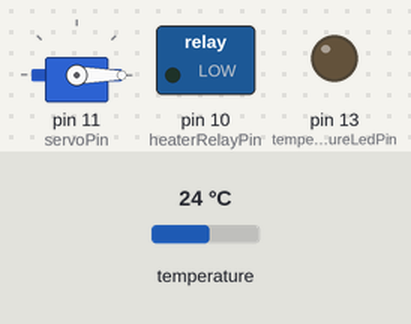
Bench run of a sketch on a simulated Arduino Uno, built with avr-gcc and run on an emulated ATmega328P. Parts: servo, switched loads named in the sketch (green lamp = pin HIGH), output pins drawn as LEDs (lit = HIGH). Inputs (shaded band) come from the test bench; at power-on: temperature 24 °C. The local clock reads 2024-03-15 10:24:30 at power-on unless the sketch sets it.

Above: at 1.3 s.
At 15.0 s:
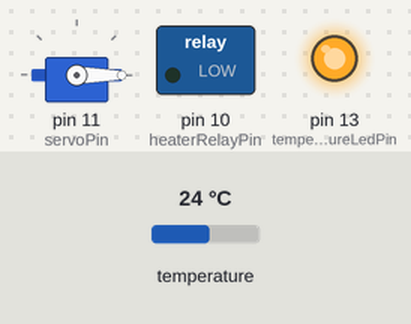
Timing chart, 0 to 16.4 s (numbered marks = the images above):
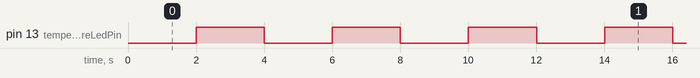

The sketch:

aquario1.ino
```cpp
// Bibliotecas
#include <Wire.h>
#include <OneWire.h>
#include <DallasTemperature.h>
#include "RTClib.h"
#include <Servo.h>

// Inicializações
RTC_DS1307 rtc;
Servo foodServo;

// Pin inititalization
int heaterRelayPin = 10;
int servoPin = 11;
int temperatureSensorPin = 12;
int temperatureLedPin = LED_BUILTIN;

// Temperature sensor
OneWire oneWire(temperatureSensorPin);
DallasTemperature tempSensor(&oneWire);
DeviceAddress temperatureSensorAddress;
int temperatureSensorErrors = 0;

// ** Variables **
bool bSerialAvailable = false; // Connected to a device

// Heater
int minTemperature = 20; // Min Temperature
int maxTemperature = 23; // Max Temperature
float temperature = 0;
bool bCheckTemperature = true;
bool bKeepHeaterOn = false;
int temperatureLedState = LOW;
int temperatureLedInterval = 1000;

// Time
unsigned long ulPreviousLedMillis = 0;
char timeBuffer[12];

// Feeder
int feedAngle = 180;
int feedInterval = 800;
int feedSchedule[] = {7, 13, 20}; // Feed Schedule
int feedTimes = 3;                // Feed Times
int feedMinute = 0;
bool bFishFed = false;
int fedBoolAdjustMinute = feedMinute + 1;

void setup()
{
  Serial.begin(9600);
  if (!rtc.begin())
  {
    Serial.println("Relógio não inicializado");
    hardwareError();
    while (1)
      ;
  }
  else
  {
    pinMode(heaterRelayPin, OUTPUT);
    pinMode(temperatureLedPin, OUTPUT);

    foodServo.attach(servoPin);
    foodServo.write(0);
    foodServo.detach();

    tempSensor.begin();

    // while(Serial.available() == 0 && millis() <= 8000);

    if (bSerialAvailable)
    {
      Serial.println("Ajustando relógio");
      rtc.adjust(DateTime(F(__DATE__), F(__TIME__)));
    }

    DateTime currentTime = rtc.now();
    if (bSerialAvailable)
      Serial.println("Relógio inicializado");

    readTemperature();
    printTimeAndTemperature(currentTime);
  }
}

void loop()
{
  printTemperature();

  DateTime currentTime = rtc.now();

  checkTemperature(currentTime);
  checkFeedSchedule(currentTime);
}

void blinkLed(int temperatureLedInterval)
{
  unsigned long currentMillis = millis();
  if (currentMillis - ulPreviousLedMillis >= temperatureLedInterval)
  {
    ulPreviousLedMillis = currentMillis;
    if (temperatureLedState == LOW)
    {
      temperatureLedState = HIGH;
    }
    else
    {
      temperatureLedState = LOW;
    }
    digitalWrite(temperatureLedPin, temperatureLedState);
  }
}

void checkFeedSchedule(DateTime currentTime)
{
  if (bFishFed == false && currentTime.minute() == feedMinute)
  {
    for (int i = 0; i < feedTimes; i++)
    {
      if (currentTime.hour() == feedSchedule[i])
      {
        feedFish();
        if (bSerialAvailable)
          Serial.println("Fish Fed!!!");
        bFishFed = true;
      }
    }
  }
  if (bFishFed == true && currentTime.minute() == fedBoolAdjustMinute)
  {
    bFishFed = false;
  }
}

void checkTemperature(DateTime currentTime)
{
  if (bCheckTemperature && (currentTime.second() == 0 || currentTime.second() == 30))
  {
    readTemperature();
    setHeaterRelay();
    printTimeAndTemperature(currentTime);
    bCheckTemperature = false;
  }
  if (bCheckTemperature == false && (currentTime.second() == 1 || currentTime.second() == 31))
  {
    bCheckTemperature = true;
  }
}

void cycleServo(int angle, int step, int stepDelay, int betweenDelay)
{
  for (int a = 0; a <= angle; a += step)
  {
    foodServo.write(a);
    delay(stepDelay);
  }
  delay(betweenDelay);
  for (int a = angle; a >= 0; a -= step)
  {
    foodServo.write(a);
    delay(stepDelay);
  }
}

void feedFish()
{
  foodServo.attach(servoPin);
  // shake
  cycleServo(80, 40, 50, 100);
  cycleServo(80, 40, 50, 100);
  delay(100);
  // feed
  cycleServo(feedAngle, 10, 40, feedInterval);
  delay(500);
  foodServo.detach();
}

void hardwareError()
{
  temperatureLedState = LOW;
}

void printTemperature()
{
  // Erro de leitura
  if (temperatureSensorErrors)
  {
    hardwareError();
  }
  // Fria
  else if (temperature < minTemperature)
  {
    blinkLed(150);
  }
  // Ideal
  else if (temperature <= maxTemperature)
  {
    blinkLed(1000);
  }
  // Good
  else if (temperature <= 25)
  {
    blinkLed(2000);
  }
  // Hot
  else
  {
    blinkLed(5000);
  }
}

void printTimeAndTemperature(DateTime currentTime)
{
  if (bSerialAvailable == false)
    return;
  sprintf(timeBuffer, "%02d:%02d:%02d ", currentTime.hour(), currentTime.minute(), currentTime.second());
  Serial.print("** ");
  Serial.print(timeBuffer);
  Serial.println();
  Serial.println(String(temperature) + " graus");
}

void readTemperature()
{
  if (!tempSensor.getAddress(temperatureSensorAddress, 0))
  {
    if (bSerialAvailable)
      Serial.println("Sensor de Temperatura falhou");
    temperatureSensorErrors += 1;
    return;
  }

  temperatureSensorErrors = 0;
  tempSensor.requestTemperatures();
  temperature = tempSensor.getTempC(temperatureSensorAddress);
}

void setHeaterRelay()
{
  if (temperatureSensorErrors >= 10)
  {
    if (bSerialAvailable)
      Serial.println("Relay Low");
    digitalWrite(heaterRelayPin, LOW);
    bKeepHeaterOn = false;
    return;
  }
  if (temperature <= minTemperature)
  {
    if (bSerialAvailable)
      Serial.println("Relay High");
    digitalWrite(heaterRelayPin, HIGH);
    bKeepHeaterOn = true;
  }
  else if (temperature > maxTemperature)
  {
    if (bSerialAvailable)
      Serial.println("Relay Low");
    digitalWrite(heaterRelayPin, LOW);
    bKeepHeaterOn = false;
  }
  else
  {
    if (bKeepHeaterOn)
    {
      if (bSerialAvailable)
        Serial.println("Relay High");
      digitalWrite(heaterRelayPin, HIGH);
    }
    else
    {
      if (bSerialAvailable)
        Serial.println("Relay Low");
      digitalWrite(heaterRelayPin, LOW);
    }
  }
}
```

Measured:
- by itself, pin 13 (temperatureLedPin): goes 6 × (HIGH 2.0 s, LOW 2.0 s), HIGH 2.0 s, LOW 2.8 s, 24 × (HIGH 2.0 s, LOW 2.0 s), HIGH 2.0 s, then LOW
- by itself, everything shown: repeats every 24.0 s, in 12 steps
